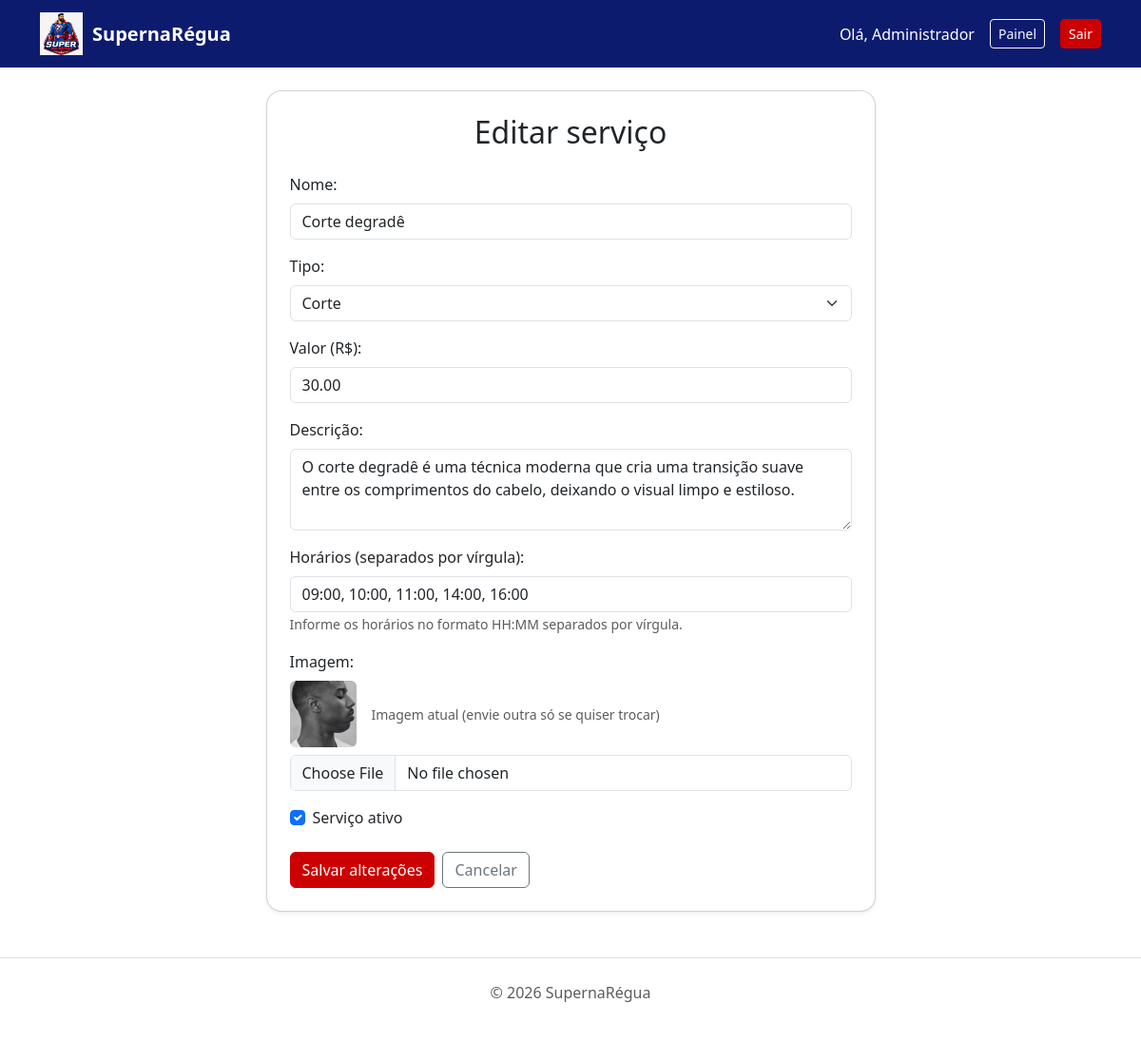
/index.php?acao=admin_servico_form&id=1 (signed in), run on the app's committed database.
### tables this page shows
CREATE TABLE IF NOT EXISTS `servicos` (
  `id` int(11) NOT NULL AUTO_INCREMENT,
  `nome` varchar(100) NOT NULL,
  `tipo` varchar(30) NOT NULL,
  `valor` decimal(10,2) NOT NULL,
  `descricao` text NOT NULL,
  `imagem` varchar(255) DEFAULT NULL,
  `ativo` tinyint(1) NOT NULL DEFAULT 1,
  PRIMARY KEY (`id`)
);

### controller/Controller.php (called while the page is built, shortened)
<?php
abstract class Controller
{
    public function render($view, $dados = [])
    {
        extract($dados);
        require "view/{$view}.php";
    }
}

### controller/ServicoController.php (called while the page is built, shortened)
<?php
class ServicoController extends Controller
{
    private $servicoModel;
    public function __construct($pdo)
    {
        $this->servicoModel = new ServicoModel($pdo);
    }
    public function admin_servico_form()
    {
        $id = filter_input(INPUT_GET, 'id', FILTER_VALIDATE_INT);
        $servico = null;
        $horariosString = '';
        if ($id) {
            $servico = $this->servicoModel->buscarPorId($id);
            $horarios = $this->servicoModel->buscarHorarios($id);
            $horariosString = implode(', ', $horarios);
        }
        $lista_tipos = ['Corte', 'Barba', 'Combo', 'Extra', 'Premium'];
        $this->render('admin_servico_form_view', [
            'servico' => $servico,
            'horariosString' => $horariosString,
            'listaTipos' => $lista_tipos
        ]);
    }
}

### model/Model.php (called while the page is built, shortened)
<?php
abstract class Model
{
    public function __construct($pdo)
    {
        $this->pdo = $pdo;
    }
}

### model/ServicoModel.php (called while the page is built, shortened)
<?php
class ServicoModel extends Model
{
    public function buscarPorId($id)
    {
        $sql = "SELECT * FROM servicos WHERE id = :id";
        $stmt = $this->pdo->prepare($sql);
        $stmt->execute([':id' => $id]);
        return $stmt->fetch();
    }
    public function buscarHorarios($servico_id)
    {
        $sql = "SELECT hora FROM horarios WHERE servico_id = :servico_id ORDER BY hora ASC";
        $stmt = $this->pdo->prepare($sql);
        $stmt->execute([':servico_id' => $servico_id]);
        return $stmt->fetchAll(PDO::FETCH_COLUMN);
    }
}

### view/admin_servico_form_view.php (the view, shortened to what this page needs)
<?php require 'view/header.php'; ?>
<div class="container mt-4 mb-5">
    <div class="row justify-content-center">
        <div class="col-md-7">
            <div class="card p-4 shadow-sm">
                <h2 class="text-center mb-4">
                    <?= !empty($servico['id']) ? 'Editar serviço' : 'Novo serviço' ?>
                </h2>
                <form method="POST" action="index.php?acao=admin_servico_salvar" enctype="multipart/form-data">
                    <div class="mb-3">
                        <label for="nome" class="form-label">Nome:</label>
                        <input type="text"
                               name="nome"
                               id="nome"
                               class="form-control"
                               value="<?= htmlspecialchars($servico['nome'] ?? '') ?>"
                               placeholder="Ex.: Corte degradê"
                               maxlength="100"
                               required>
                    </div>
                    <div class="mb-3">
                        <label for="tipo" class="form-label">Tipo:</label>
                        <select name="tipo" id="tipo" class="form-select" required>
                            <?php foreach ($listaTipos as $tipo): ?>
                                <option value="<?= htmlspecialchars($tipo) ?>"
                                    <?= (isset($servico['tipo']) && $servico['tipo'] === $tipo) ? 'selected' : '' ?>>
                                    <?= htmlspecialchars($tipo) ?>
                                </option>
                            <?php endforeach; ?>
                        </select>
                    </div>
                    <div class="mb-3">
                        <label for="valor" class="form-label">Valor (R$):</label>
                        <input type="number"
                               step="0.01"
                               min="0.01"
                               name="valor"
                               id="valor"
                               class="form-control"
                               value="<?= htmlspecialchars($servico['valor'] ?? '') ?>"
                               placeholder="Ex.: 30.00"
                               required>
                    </div>
                    <div class="mb-3">
                        <label for="descricao" class="form-label">Descrição:</label>
                        <textarea name="descricao"
                                  id="descricao"
                                  rows="3"
                                  class="form-control"
                                  placeholder="Detalhes sobre o serviço prestado..."
                                  required><?= htmlspecialchars($servico['descricao'] ?? '') ?></textarea>
                    </div>
                    <div class="mb-3">
                        <label for="horarios" class="form-label">Horários (separados por vírgula):</label>
                        <input type="text"
                               name="horarios"
                               id="horarios"
                               class="form-control"
                               value="<?= htmlspecialchars($horariosString ?? '') ?>"
                               placeholder="Ex.: 09:00, 10:00, 11:00">
                        <small class="text-muted">Informe os horários no formato HH:MM separados por vírgula.</small>
                    </div>
                    <div class="mb-3">
                        <label for="imagem" class="form-label">Imagem:</label>
                        <?php if (!empty($servico['imagem'])): ?>
                            <div class="d-flex align-items-center gap-3 mb-2">
                                <img src="<?= htmlspecialchars($servico['imagem']) ?>"
                                     alt="Imagem atual"
                                     class="rounded"
                                     style="width: 70px; height: 70px; object-fit: cover;">
                                <small class="text-muted">Imagem atual (envie outra só se quiser trocar)</small>
                            </div>
                        <?php endif; ?>
                        <input type="file" name="imagem" id="imagem" class="form-control" accept="image/*">
                    </div>
                    <div class="mb-4 form-check">
                        <input type="checkbox"
                               name="ativo"
                               id="ativo"
                               class="form-check-input"
                               value="1"
                               <?= (!isset($servico['ativo']) || $servico['ativo'] == 1) ? 'checked' : '' ?>>
                        <label for="ativo" class="form-check-label">Serviço ativo</label>
                    </div>
                    <div class="d-flex gap-2">
                        <button type="submit" class="btn btn-danger">
                            <?= !empty($servico['id']) ? 'Salvar alterações' : 'Cadastrar' ?>
                        </button>
                        <a href="index.php?acao=admin_servicos" class="btn btn-outline-secondary">Cancelar</a>
                    </div>
                </form>
            </div>
        </div>
    </div>
</div>
<?php require 'view/footer.php'; ?>

### css/style.css (style rules this page uses)
:root { --azul: #0d1b6e; --vermelho: #cc0000; --branco: #ffffff; }
.btn-danger { background-color: var(--vermelho) !important; border-color: var(--vermelho) !important; }
.card { border-radius: 16px; box-shadow: 0 4px 16px rgba(0, 0, 0, 0.08); }

### data on the page
servicos: nome "Corte degradê", tipo "Corte", valor "30.00", descricao "O corte degradê é uma técnica moderna que cria uma transição suave entre os comprimentos do cabelo, deixando o visual limpo e estiloso.", imagem (picture), ativo "☑"

### other printed values
$_SESSION['usuario_nome'] "Administrador"
